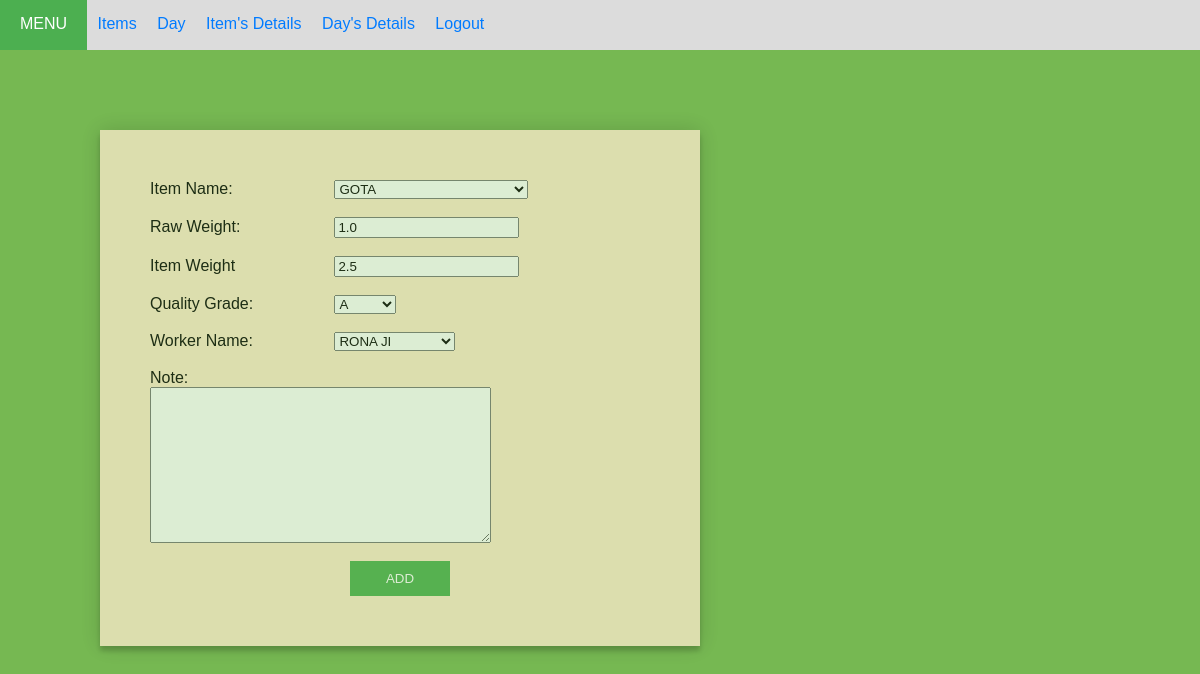
The app's page /edit_item/2 (signed in) with its own data.
### cal/models.py (models this page shows, shortened)
class items(models.Model):
    item_names = models.CharField(max_length=100, choices=item_names)
    rweight = models.FloatField(default=0.0)
    iweight = models.FloatField(default=0.0)
    grade = models.CharField(max_length=1, choices=grades)
    worker = models.CharField(max_length=50, choices=worker_names )
    note = models.TextField(max_length=1000, blank=True, null=True)
    user_id = models.ForeignKey(User, on_delete=models.CASCADE, null=True)
    date = models.DateField(default = date.today)

### cal/views.py (the view)
# urls.py: path('edit_item/<id>', views.edit_item, name='edit_item'),
@login_required(login_url='login')
def edit_item(request, id=None):
    instance = get_object_or_404(items, id=id )
    form = ItemsForm(request.POST or None , instance = instance )
    if form.is_valid():
        instance = form.save(commit =  False)
        instance.save()
    return render(request, 'home.html', {'form':form})

### cal/forms.py
class ItemsForm(forms.ModelForm):
    rweight = forms.FloatField(min_value=0.0 )
    iweight = forms.FloatField(min_value=0.0 )
    class Meta:
        model = items
        fields = ['item_names', 'rweight', 'iweight', 'grade', 'worker', 'note']

### cal/templates/home.html (shortened to what this page needs)
{% load crispy_forms_tags %}
{% load static %}
<!DOCTYPE html>
<html lang="en">
    <head>
        <link href="{% static 'css/hom.css' %}" type="text/css" rel="stylesheet">
    </head>
    <body>
        <header>
            <nav class="nav">
            <a class="menu">MENU </a>
            <a class="nav-item" href="{% url 'home' %}">Items</a>
            <a class="nav-item" href="{% url 'day' %}">Day</a>
            <a class="nav-item" href="{% url 'show' %}">Item's Details</a>
            <a class="nav-item" href="{% url 'todays_detail' %}">Day's Details</a>
            <a class="nav-item" href="{% url 'logout' %}">Logout</a>
            </nav>
        </header>
        <div class="container" >
        <form method="POST" id="ItemsForm">
            <div>
                <label for="item_names">Item Name: </label>
                {{ form.item_names }}
            </div><br>
            <div>
                <label for="rweight">Raw Weight:</label>
                {{ form.rweight }}
            </div><br>
            <div>
                <label for="iweight">Item Weight</label>
                {{ form.iweight }}
            </div><br>
            <div>
                <label for="grade">Quality Grade: </label>
                {{ form.grade }}
            </div><br>
            <div>
                <label for="worker">Worker Name: </label>
                {{ form.worker }}
            </div><br>
            <div>
                <label for="note" class="label">Note:</label>
                {{ form.note }}
            </div><br>
                <button type="submit">Add</button>
        </form>
        </div>
    </body>
</html>

### cal/static/css/hom.css (style rules this page uses)
body { background: #76b852; font-family: "Trebuchet MS", Arial, Helvetica, sans-serif; margin:0; }
.container { opacity: 0.75; box-shadow: 0 0 20px 0 rgba(0, 0, 0, 0.2), 0 5px 5px 0 rgba(0, 0, 0, 0.24); background-color: blanchedalmond; width: 500px; padding: 50px; position: relative; left: 100px; top: 80px; }
label { width: 180px; display: inline-block; }
textarea { vertical-align: middle; }
button { width: 20%; text-transform: uppercase; outline: 0; background: #4CAF50; border: 0; padding: 10px; color: #FFFFFF; -webkit-transition: all 0.3 ease; transition: all 0.3 ease; cursor: pointer; position: relative; left: 40%; }
.nav { line-height:3; background-color: #DCDCDC; height : 50px; padding: 0; margin: 0; }
.nav-item { margin-left: -4px; height : 20px; padding : 10px ; background-color: 4CAF50; }
a { color:#007bff; text-decoration:none; background-color:transparent; }
.menu, .menu:hover { margin: 0; display: inline-block; padding: 0 20px; color: white; background-color: #4CAF50; height: 100%; }

### records on screen
items: item_names "GOTA", rweight "1.0", iweight "2.5", grade "A", worker "RONA JI"
